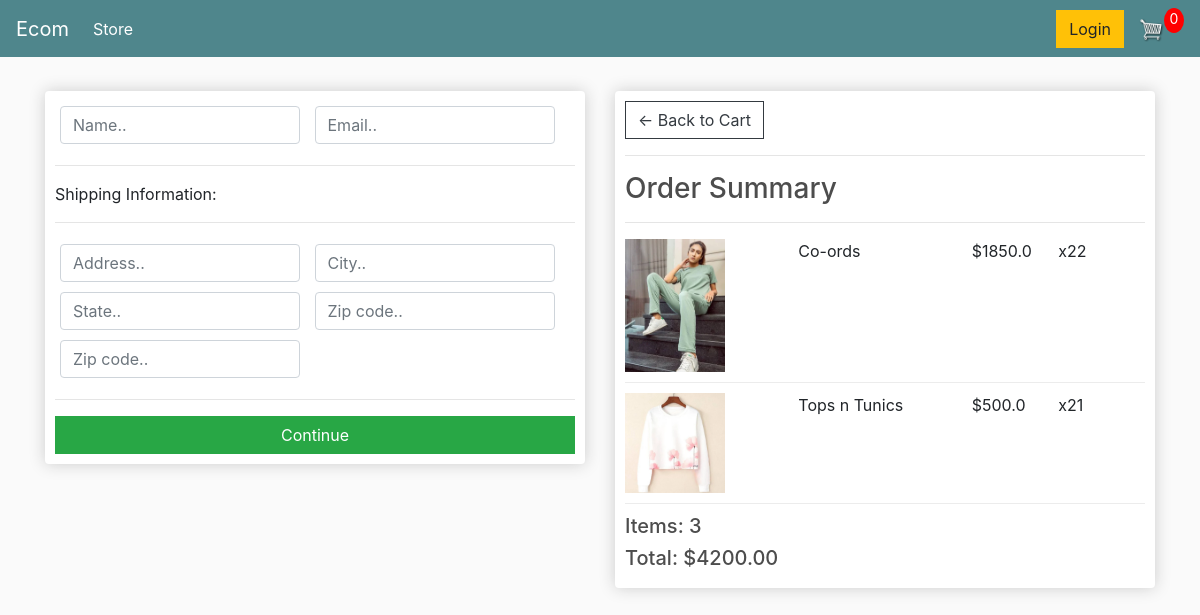
Screenshot of /checkout/ (signed in) with the database file from the repository.
### store/models.py (models this page shows, shortened)
class OrderItem(models.Model):
    Product = models.ForeignKey(Product, on_delete=models.SET_NULL, null=True)
    order = models.ForeignKey(Order, on_delete=models.SET_NULL,null=True)
    quantity = models.IntegerField(default=0, null=True,blank=True)
    date_added = models.DateTimeField(auto_now_add=True)
    @property
    def get_total(self):
        total = self.Product.price * self.quantity
        return total

class Product(models.Model):
    name = models.CharField(max_length=200)
    price = models.FloatField()
    digital = models.BooleanField(default=False, null=True,blank=True)
    image = models.ImageField(null=True,blank=True)
    @property
    def imageURL(self):
        try:
            url = self.image.url
        except:
            url = ''
        return url

class Order(models.Model):
    customer = models.ForeignKey(Customer, on_delete=models.SET_NULL, null=True, blank=True)
    date_ordered = models.DateTimeField(auto_now_add=True)
    complete = models.BooleanField(default=False)
    transaction_id = models.CharField(max_length=100, null=True)
    @property
    def get_cart_total(self):
        orderitems = self.orderitem_set.all()
        total = sum([item.get_total for item in orderitems])
        return total
    @property
    def get_cart_items(self):
        orderitems = self.orderitem_set.all()
        total = sum([item.quantity for item in orderitems])
        return total

### store/views.py (the view)
# urls.py: path('checkout/', views.checkout, name="checkout"),
def checkout(request):
	if request.user.is_authenticated:
		Customer = request.user.customer
		order, created = Order.objects.get_or_create(customer=Customer,complete=False)
		items = order.orderitem_set.all()
	else:
		items = []
		order = {'get_cart_total':0, 'get_cart_items':0}
	context = {'items':items, 'order':order}
	return render(request, 'store/checkout.html', context)

### store/templates/store/checkout.html (shortened to what this page needs)
{% extends 'store/main.html' %}
{% load static %}
{% block content %}
<div class="row">
    <div class="col-lg-6">
        <div class="box-element" id="form-wrapper">
            <form id="form">
                <div id="user-info">
                    <div class="form-field">
                        <input required class="form-control" type="text" name="name" placeholder="Name..">
                    </div>
                    <div class="form-field">
                        <input required class="form-control" type="email" name="email" placeholder="Email..">
                    </div>
                </div>
                <div id="shipping-info">
                    <hr>
                    <p>Shipping Information:</p>
                    <hr>
                    <div class="form-field">
                        <input class="form-control" type="text" name="address" placeholder="Address..">
                    </div>
                    <div class="form-field">
                        <input class="form-control" type="text" name="city" placeholder="City..">
                    </div>
                    <div class="form-field">
                        <input class="form-control" type="text" name="state" placeholder="State..">
                    </div>
                    <div class="form-field">
                        <input class="form-control" type="text" name="zipcode" placeholder="Zip code..">
                    </div>
                    <div class="form-field">
                        <input class="form-control" type="text" name="country" placeholder="Zip code..">
                    </div>
                </div>
                <hr>
                <input id="form-button" class="btn btn-success btn-block" type="submit" value="Continue">
            </form>
        </div>
        <br>
    </div>
    <div class="col-lg-6">
        <div class="box-element">
            <a  class="btn btn-outline-dark" href="{% url 'cart' %}">&#x2190; Back to Cart</a>
            <hr>
            <h3>Order Summary</h3>
            <hr>
            {% for item in items %}
            <div class="cart-row">
                <div style="flex:2"><img class="row-image" src="{{item.Product.imageURL}}"></div>
                <div style="flex:2"><p>{{item.Product.name}}</p></div>
                <div style="flex:1"><p>${{item.Product.price}}</p></div>
                <div style="flex:1"><p>x2{{item.quantity}}</p></div>
            </div>
            {% endfor %}
            <h5>Items:   {{order.get_cart_items}}</h5>
            <h5>Total:   ${{order.get_cart_total|floatformat:2}}</h5>
        </div>
    </div>
</div>
{% endblock content %}

### static/css/main.css (style rules this page uses)
body { background-color: hsl(0, 0%, 98%); }
h1,h2,h3,h4,h5,h6 { color:hsl(0, 0%, 30%); }
.box-element { box-shadow:hsl(0, 0%, 80%) 0 0 16px; background-color: #fff; border-radius: 4px; padding: 10px; }
.col-lg-4, .col-lg-6, .col-lg-8, .col-lg-12 { margin-top: 10px; }
.btn { border-radius: 0; }
.row-image { width: 100px; }
.form-field { width:250px; display: inline-block; padding: 5px; }
.cart-row { display: flex; align-items: flex-stretch; padding-bottom: 10px; margin-bottom: 10px; border-bottom: 1px solid #ececec; }

### rows the page displays
OrderItem: Product.imageURL (picture), Product.name "Co-ords", Product.price "1850.0", quantity "2"
OrderItem: Product.imageURL (picture), Product.name "Tops n Tunics", Product.price "500.0", quantity "1"
Order: get_cart_items "3", get_cart_total "4200.00"
